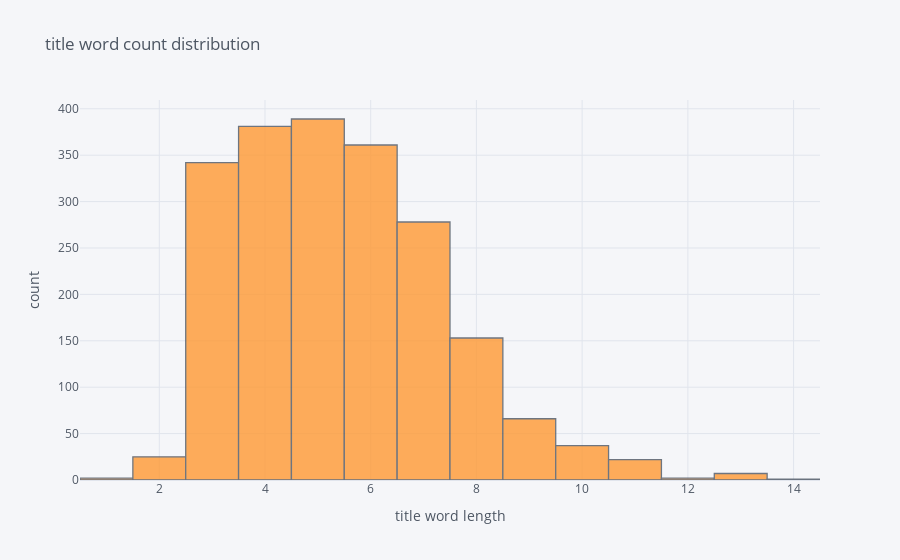

Notebook cell for this chart:
### Code cell
df['title_word_count'].iplot(kind = 'hist',  xTitle = 'title word length', yTitle = 'count', title = 'title word count distribution')

### Figure 1 — Plotly figure (JSON) as saved in the notebook; plotly's stock layout.template omitted (floating-point values rounded to 4 significant figures; data arrays with more than 128 entries replaced by an {"elided": "..."} marker saying what was removed)
{"data": [{"histfunc": "count", "histnorm": "", "marker": {"color": "rgba(255, 153, 51, 1.0)", "line": {"color": "#4D5663", "width": 1.3}}, "name": "title_word_count", "opacity": 0.8, "orientation": "v", "type": "histogram", "x": {"elided": "2066 int values"}}], "layout": {"barmode": "overlay", "legend": {"bgcolor": "#F5F6F9", "font": {"color": "#4D5663"}}, "paper_bgcolor": "#F5F6F9", "plot_bgcolor": "#F5F6F9", "title": {"font": {"color": "#4D5663"}, "text": "title word count distribution"}, "xaxis": {"gridcolor": "#E1E5ED", "showgrid": true, "tickfont": {"color": "#4D5663"}, "title": {"font": {"color": "#4D5663"}, "text": "title word length"}, "zerolinecolor": "#E1E5ED"}, "yaxis": {"gridcolor": "#E1E5ED", "showgrid": true, "tickfont": {"color": "#4D5663"}, "title": {"font": {"color": "#4D5663"}, "text": "count"}, "zerolinecolor": "#E1E5ED"}}}
